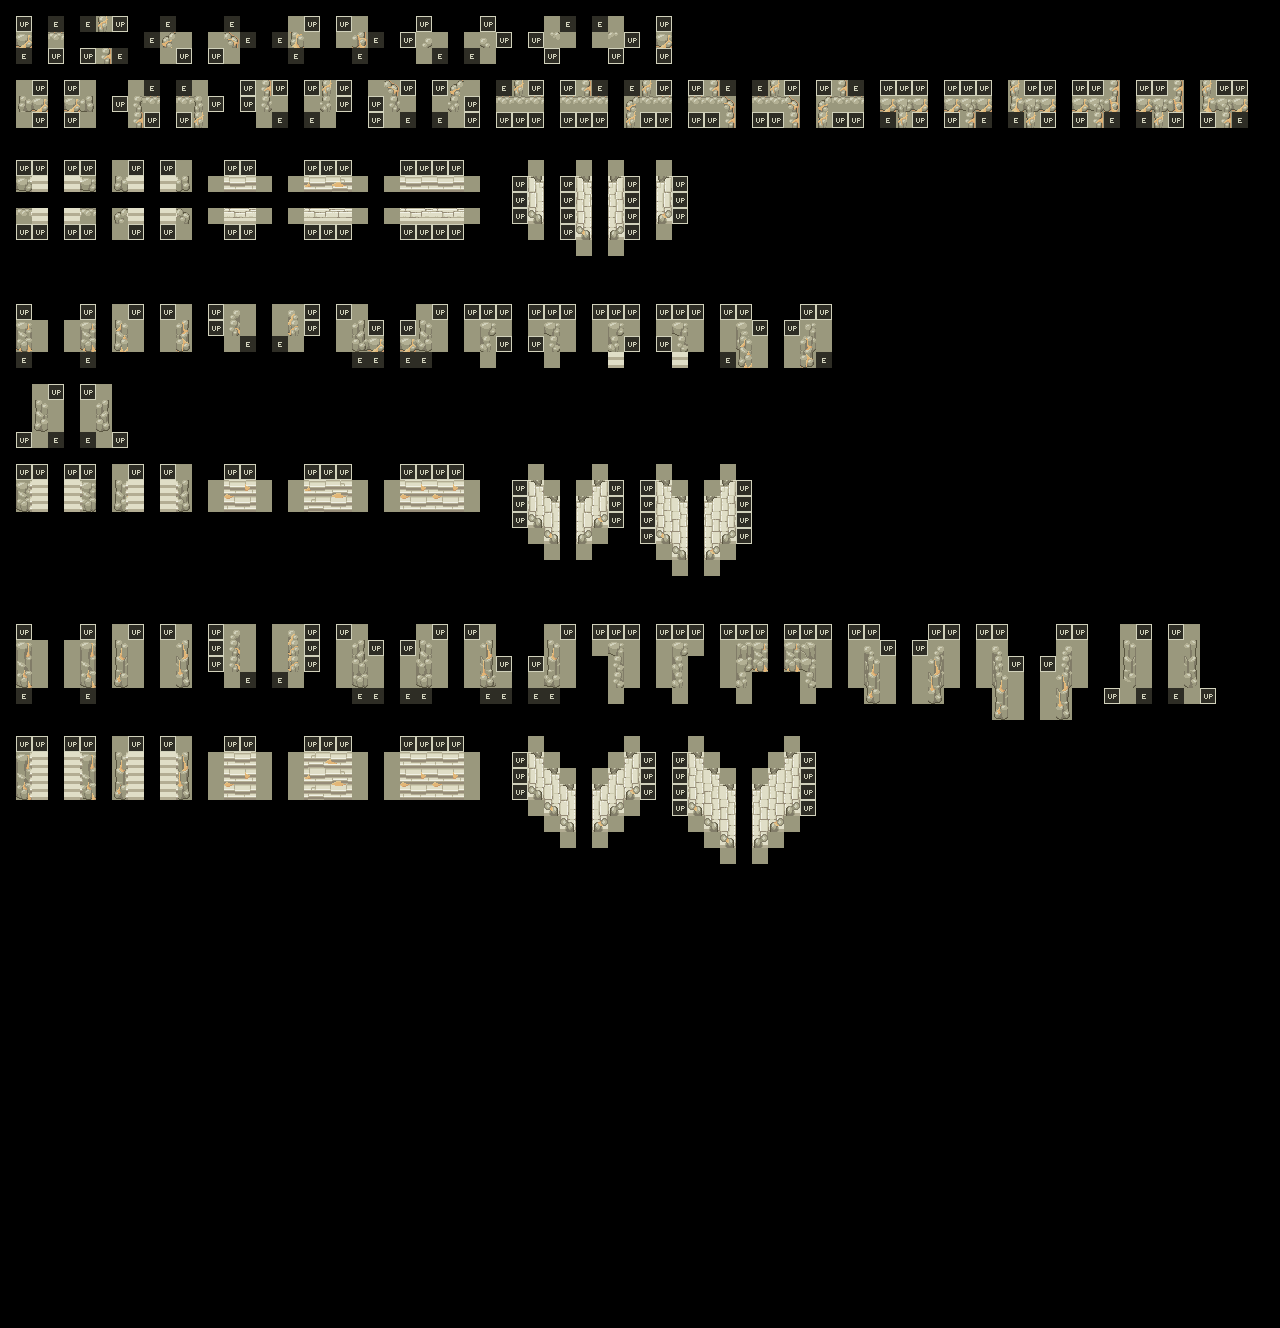

Below is a game level as drawn by its tile map, then a one-line description and the .tmx that defines it (tile-layer data replaced by summaries):
An orthogonal 80x83 tile map with 16x16 px tiles, 3 tile layers (Regions, input_RockSlopes_2_Gray_Sand, output_RockSlopes_2_Gray_Sand_Auto).

<map version="1.10" tiledversion="1.11.2" orientation="orthogonal" renderorder="right-down" width="80" height="83" tilewidth="16" tileheight="16" infinite="0" nextlayerid="4" nextobjectid="1">
 <properties>
  <property name="MatchInOrder" type="bool" value="false" />
  <property name="NoOverlappingOutput" type="bool" value="true" />
 </properties>
 <tileset firstgid="1" source="../../Tilesets/Tileset_RockSlope_2_Gray_Sand.tsx" />
 <layer id="1" name="Regions" width="80" height="83" opacity="0.3">
  <data>[6640 cells, 1000 non-empty, 1 distinct tile ids]</data>
 </layer>
 <layer id="2" name="input_RockSlopes_2_Gray_Sand" width="80" height="83">
  <data>[6640 cells, 998 non-empty, 4 distinct tile ids]</data>
 </layer>
 <layer id="3" name="output_RockSlopes_2_Gray_Sand_Auto" width="80" height="83">
  <data>[6640 cells, 378 non-empty, 269 distinct tile ids]</data>
 </layer>
</map>
